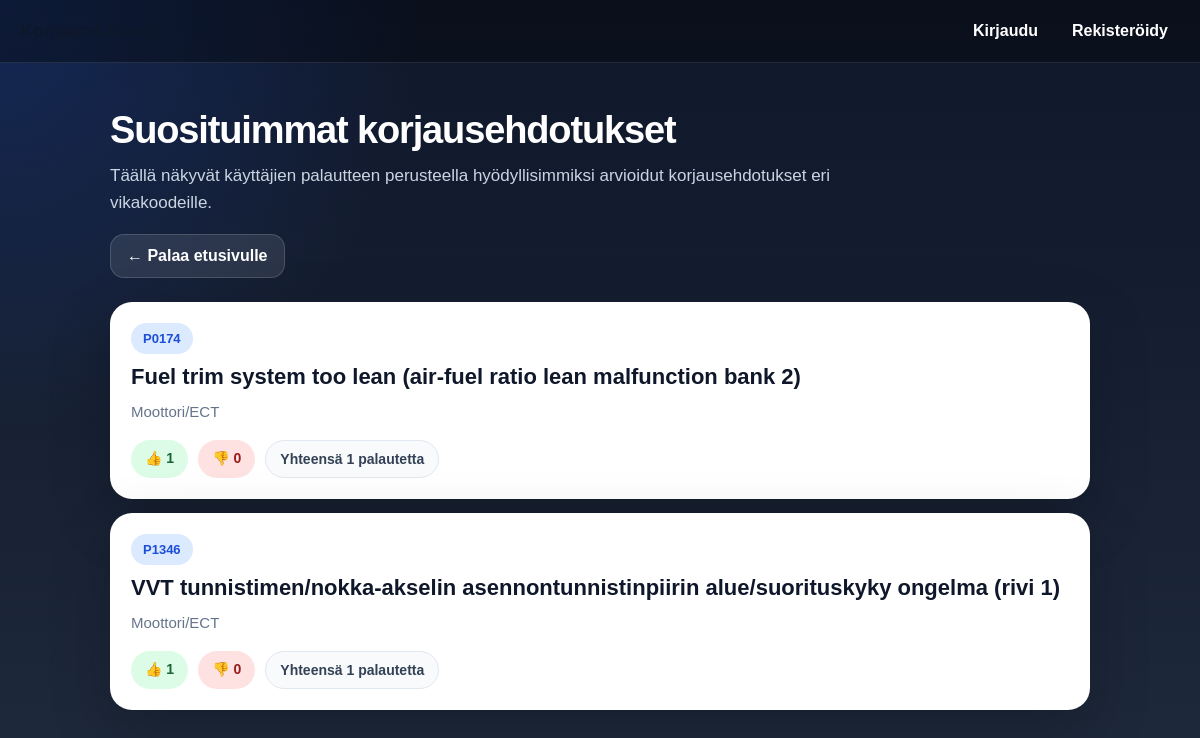
Screenshot of /popular-repairs with the database file from the repository.
### tables this page shows
CREATE TABLE solution_feedback (
        id INTEGER PRIMARY KEY AUTOINCREMENT,
        user_id INTEGER,
        diagnosis_id INTEGER,
        fault_code TEXT NOT NULL,
        title TEXT,
        description TEXT,
        vehicle TEXT,
        helpful INTEGER NOT NULL,
        created_at DATETIME DEFAULT CURRENT_TIMESTAMP,
        FOREIGN KEY (user_id) REFERENCES users(id),
        FOREIGN KEY (diagnosis_id) REFERENCES saved_diagnoses(id)
    );

### routes/main_routes.py (the view)
    @app.route("/popular-repairs", methods=["GET"])
    def popular_repairs_page():
        return render_template("popular_repairs.html", items=get_popular_repairs())

### app.py (called while the page is built)
def create_app():
    init_db()
    app = Flask(__name__)
    app.config.from_object(Config)
    app.config["MAX_CONTENT_LENGTH"] = 10 * 1024 * 1024
    app.register_blueprint(admin_repair_guides_bp)
    app.register_blueprint(admin_bp)
    register_main_routes(app)
    register_auth_routes(app)
    register_history_routes(app)
    @app.context_processor
    def inject_user():
        return dict(current_user=get_current_user())
    @app.route("/")
    def home():
        return "Korjaamo Kaveri toimii 🚀"
    @app.route("/logged-out")
    def logged_out():
        return render_template_string(LOGOUT_PAGE)
    return app

### db_init.py (called while the page is built)
def get_connection():
    conn = sqlite3.connect(DB_PATH)
    conn.row_factory = sqlite3.Row
    return conn

### services/ticket_service.py (called while the page is built)
def get_popular_repairs(limit: int = 20):
    conn = get_connection()
    cur = conn.cursor()
    cur.execute("""
        SELECT
            fault_code,
            title,
            description,
            SUM(CASE WHEN helpful = 1 THEN 1 ELSE 0 END) AS likes,
            SUM(CASE WHEN helpful = 0 THEN 1 ELSE 0 END) AS dislikes,
            COUNT(*) AS total_votes
        FROM solution_feedback
        GROUP BY fault_code, title, description
        HAVING COUNT(*) > 0
        ORDER BY likes DESC, total_votes DESC, fault_code ASC
        LIMIT ?
    """, (limit,))
    rows = cur.fetchall()
    conn.close()
    return [dict(r) for r in rows]

### utils/auth.py (called while the page is built)
def get_current_user():
    user_id = session.get("user_id")
    if not user_id:
        return None
    return get_user_by_id(user_id)

### templates/popular_repairs.html (shortened to what this page needs)
{% extends "base.html" %}
{% block content %}
<div class="page-wrap">
    <div class="hero">
        <h1>Suosituimmat korjausehdotukset</h1>
        <p>
            Täällä näkyvät käyttäjien palautteen perusteella hyödyllisimmiksi arvioidut
            korjausehdotukset eri vikakoodeille.
        </p>
        <div class="hero-actions">
            <a class="hero-link" href="{{ url_for('app_home') }}">← Palaa etusivulle</a>
        </div>
    </div>
    {% if items and items|length > 0 %}
        <div class="list">
            {% for item in items %}
                <div class="card">
                    <div class="top-row">
                        <div>
                            <div class="fault-code">{{ item.fault_code }}</div>
                            <h2 class="title" style="margin-top:10px;">
                                {{ item.title if item.title else "Korjausehdotus ilman otsikkoa" }}
                            </h2>
                        </div>
                    </div>
                    <div class="description">
                        {{ item.description if item.description else "Kuvaus puuttuu." }}
                    </div>
                    <div class="stats">
                        <div class="stat like">👍 {{ item.likes or 0 }}</div>
                        <div class="stat dislike">👎 {{ item.dislikes or 0 }}</div>
                        <div class="stat total">Yhteensä {{ item.total_votes or 0 }} palautetta</div>
                    </div>
                </div>
            {% endfor %}
        </div>
    {% else %}
        <div class="empty">
            Suosituimpia korjausehdotuksia ei ole vielä kertynyt tarpeeksi näytettäväksi.
        </div>
    {% endif %}
</div>
{% endblock %}

### templates/base.html (style rules this page uses)
body { margin: 0; font-family: Arial, sans-serif; background: #0f172a; color: white; }

### templates/popular_repairs.html (style rules this page uses)
:root { --bg-1: #0f172a; --bg-2: #1e293b; --card: #ffffff; --muted: #64748b; --text: #0f172a; --line: #e2e8f0; --primary: #2563eb; --shadow: 0 20px 60px rgba(0, 0, 0, 0.22); --success-bg: #dcfce7; --success-text: #166534; --danger-bg: #fee2e2; --danger-text: #991b1b; }
body { background: radial-gradient(circle at top left, rgba(37,99,235,0.22), transparent 30%), linear-gradient(180deg, var(--bg-1), var(--bg-2)); color: var(--text); }
.page-wrap { max-width: 980px; margin: 0 auto; padding: 26px 18px 48px; }
.hero { color: white; margin-bottom: 24px; }
.hero h1 { margin: 0 0 10px; font-size: 38px; font-weight: 800; letter-spacing: -0.03em; }
.hero p { margin: 0; color: #cbd5e1; font-size: 17px; line-height: 1.6; max-width: 760px; }
.hero-actions { margin-top: 18px; }
.hero-link { display: inline-flex; align-items: center; justify-content: center; padding: 12px 16px; border-radius: 14px; background: rgba(255,255,255,0.1); color: white; text-decoration: none; font-weight: 700; border: 1px solid rgba(255,255,255,0.15); }
.list { display: grid; gap: 14px; }
.card { background: var(--card); border-radius: 22px; box-shadow: var(--shadow); border: 1px solid rgba(255,255,255,0.15); padding: 20px; }
.top-row { display: flex; justify-content: space-between; align-items: flex-start; gap: 12px; margin-bottom: 10px; }
.fault-code { display: inline-block; padding: 8px 12px; border-radius: 999px; background: #dbeafe; color: #1d4ed8; font-size: 13px; font-weight: 800; }
.title { margin: 0; font-size: 22px; color: #0f172a; }
.description { margin-top: 10px; color: var(--muted); line-height: 1.6; font-size: 15px; }
.stats { margin-top: 16px; display: flex; gap: 10px; flex-wrap: wrap; }
.stat { padding: 10px 14px; border-radius: 999px; font-size: 14px; font-weight: 800; }
.like { background: var(--success-bg); color: var(--success-text); }
.dislike { background: var(--danger-bg); color: var(--danger-text); }
.total { background: #f8fafc; color: #334155; border: 1px solid var(--line); }

### rows the page displays
solution_feedback: fault_code "P0174", title "Fuel trim system too lean (air-fuel ratio lean malfunction bank 2)", description "Moottori/ECT", helpful "1", dislikes "0"
solution_feedback: fault_code "P1346", title "VVT tunnistimen/nokka-akselin asennontunnistinpiirin alue/suorituskyky ongelma (rivi 1)", description "Moottori/ECT", helpful "1", dislikes "0"
